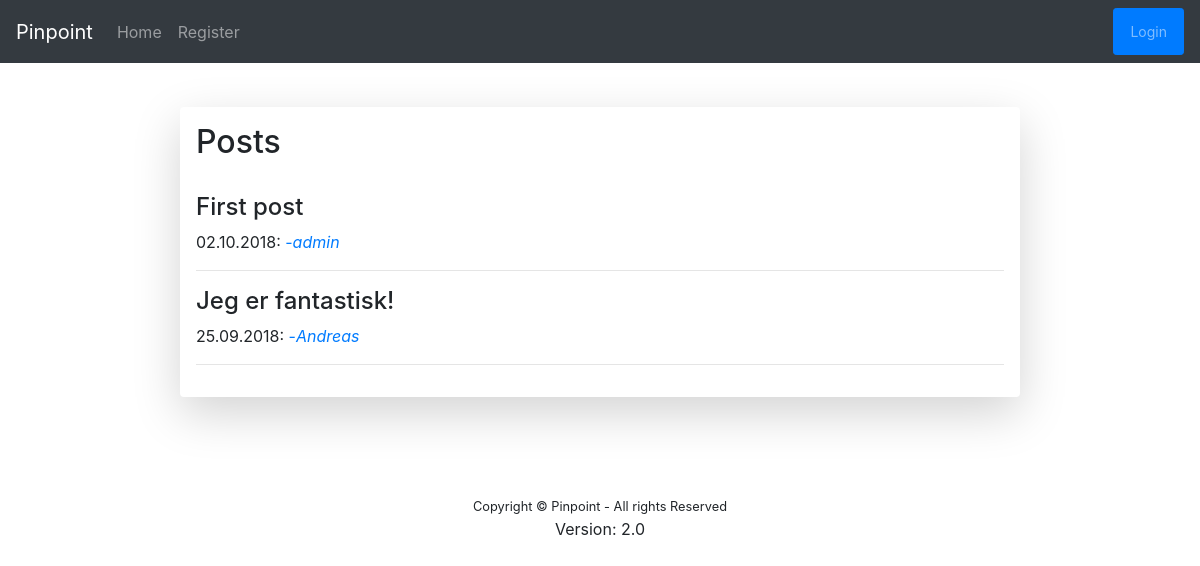
/, run on an earlier commit of the app's database.
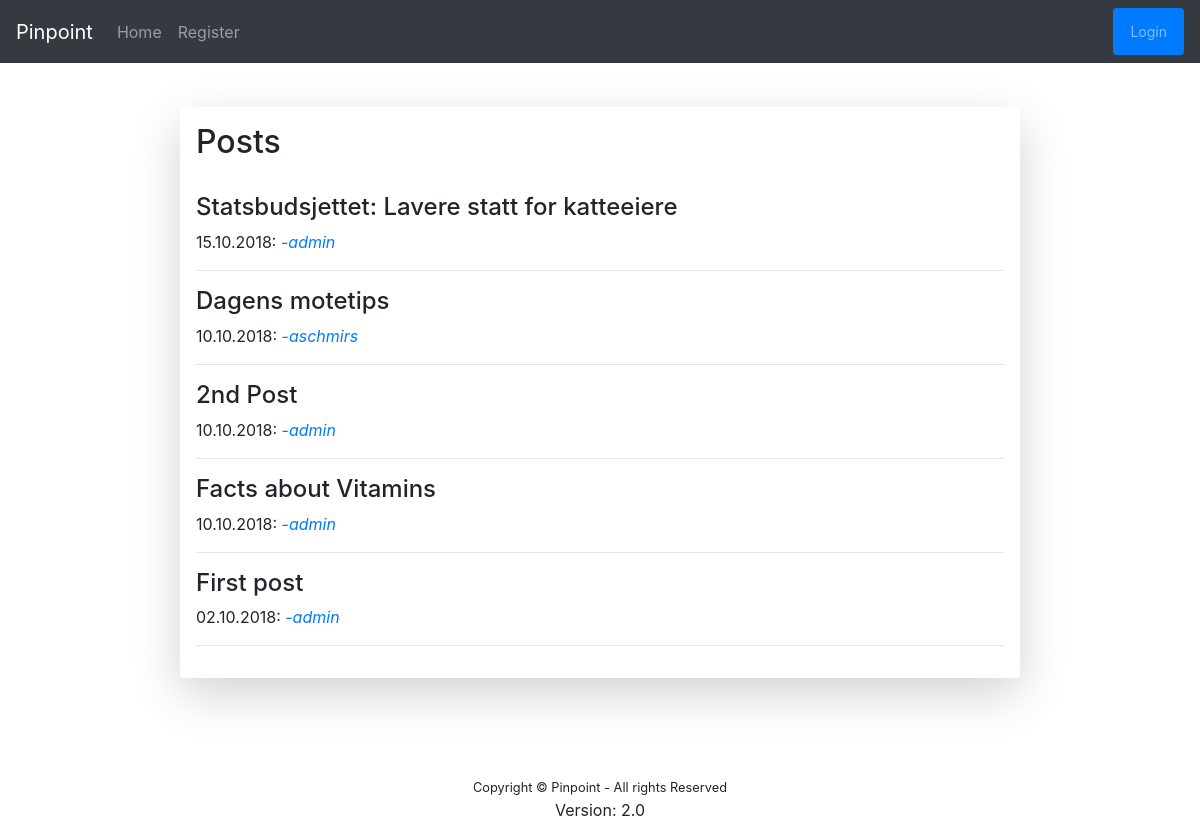
And on a later commit of the database.
### view_content/models.py (models this page shows, shortened)
class Post(models.Model):
    title = models.CharField(max_length=200)
    body = models.TextField()
    date = models.DateTimeField(auto_now_add=True)
    author = models.ForeignKey('auth.User', on_delete=models.CASCADE, related_name='author_of')
    editor = models.ForeignKey('auth.User', on_delete=models.CASCADE, related_name='editor_of', null=True)
    needs_proofreading = models.BooleanField(default=False)
    published = models.BooleanField(default=False)
    comment = models.TextField(null=True)
    categories = models.ManyToManyField('Category', null=True)

### view_content/views.py (the view)
# urls.py: path('', views.index, name="home"),
def index(request):
    posts = Post.objects.all().order_by("-date")[:20]
    return render(request, "view_content/TEMPORARY.html", {'posts': posts})

### view_content/templates/view_content/TEMPORARY.html (shortened to what this page needs)
{% extends "base.html" %}
{% block content %}
	<h2>Posts</h2><br>
    {% for post in posts %}
        {% if post.published %}
        	<div class="pointer" onclick="document.location='{% url 'detail' post.id %}'">
		    <h4>{{ post.title }}</h4>
		    <p>{{ post.date|date:"d.m.Y" }}: <a href="">   -<i>{{ post.author.username }}</i></a> </p>
		  </div>
            <hr>
        {% endif %}
    {% endfor %}
{% endblock %}

### main/templates/base.html (shortened to what this page needs)
<!doctype html>
<html lang="en">
  <head>
    <link rel="stylesheet" href="https://stackpath.bootstrapcdn.com/bootstrap/4.1.3/css/bootstrap.min.css">
  </head>
  <body>
  <nav class="navbar sticky-top navbar-expand-lg navbar-dark bg-dark">
  <a class="navbar-brand" href="{% url 'home' %}">Pinpoint</a>
  <div class="collapse navbar-collapse" id="navbarSupportedContent">
      <ul class="navbar-nav mr-auto">
        <li class="nav-item">
          <a class="nav-link" href="{% url 'home' %}">Home</a>
        </li>
        {% if request.user.is_authenticated %}
        <li class="nav-item">
          <a class="nav-link" href="{% url 'content' %}">Create Content</a>
        </li>
        {% else %}
        <li class="nav-item">
          <a class="nav-link" href="{% url 'register' %}">Register</a>
        </li>
        {% endif %}
        </ul>
        <ul class="navbar-nav justify-content-end">
        {% if request.user.is_authenticated %}
        <li class="nav-item">
          <a class="nav-link" href="{% url 'my_page' %}">My Page</a>
        </li>
        <li class="btn btn-primary btn-sm">
          <a class="nav-link" href="{% url 'logout' %}">Logout</a>
        </li>
        {% else %}
        <li class="btn btn-primary btn-sm">
          <a class="nav-link" href="{% url 'login' %}">Login</a>
        </li>
        {% endif %}
        </ul>
    </div>
  </nav>
  <br>
  <div class="shadow-lg p-3 mb-5 bg-white rounded" style="padding: 20px; width: 70%; margin: auto; margin-top: 20px;">
    {% block content %}
    {% endblock %}
  </div>
  <br><br>
  <center><small>Copyright &copy; Pinpoint - All rights Reserved </small></center>
  <center>Version: 2.0</center>
  </body>
</html>

### main/templates/base.html (style rules this page uses)
.pointer { cursor: pointer; }

What changed in the data, as far as the page shows it:
removed Post: title "Jeg er fantastisk!", date "25.09.2018", author.username "Andreas"
added Post: title "Statsbudsjettet: Lavere statt for katteeiere", date "15.10.2018", author.username "admin"
added Post: title "Dagens motetips", date "10.10.2018", author.username "aschmirs"
added Post: title "2nd Post", date "10.10.2018", author.username "admin"
added Post: title "Facts about Vitamins", date "10.10.2018", author.username "admin"
